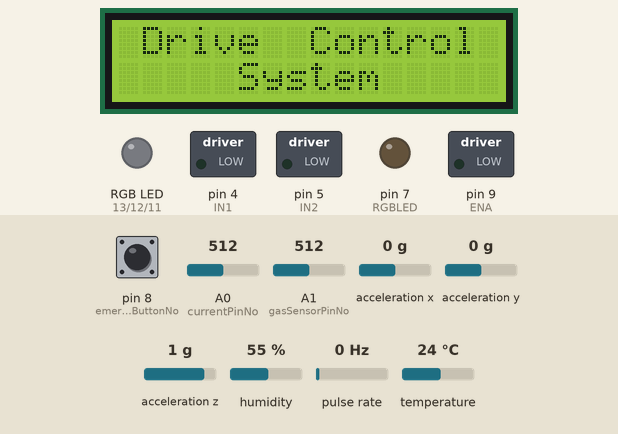
This sketch was run on a simulated Arduino Mega 2560, built with avr-gcc and run on an emulated ATmega2560. Parts: 16×2 character LCD, switched loads named in the sketch (green lamp = pin HIGH), an RGB LED mixed from three pins (HIGH = lit), output pins drawn as LEDs (lit = HIGH). Wiring (inferred from the names in the program): pulse sensor: data pin 3; MPU-6050 motion sensor at I2C address 0x68. The inputs (shaded band) are chosen by the test bench; at power-on: pin 8 (emergencyButtonNo) HIGH, pulse rate 0 Hz, A0 (currentPinNo) = 512, A1 (gasSensorPinNo) = 512, acceleration x 0 g, acceleration y 0 g, acceleration z 1 g, humidity 55 %, temperature 24 °C. What the sketch prints to the serial monitor is not drawn.

Above: at 0.1 s.
At 3.2 s:
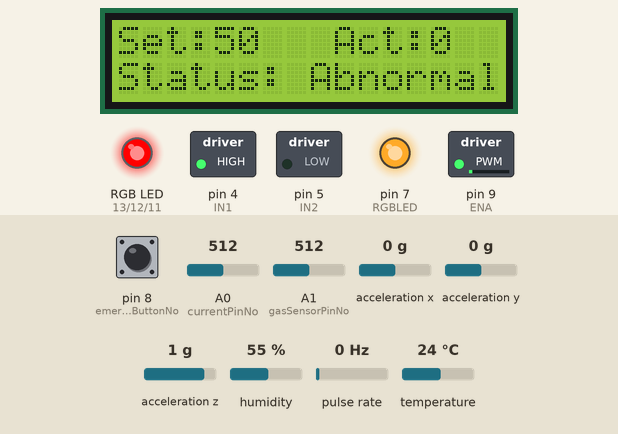
3.3 s: pin 8 (emergencyButtonNo) pulled LOW for 0.15 s
At 4.3 s:
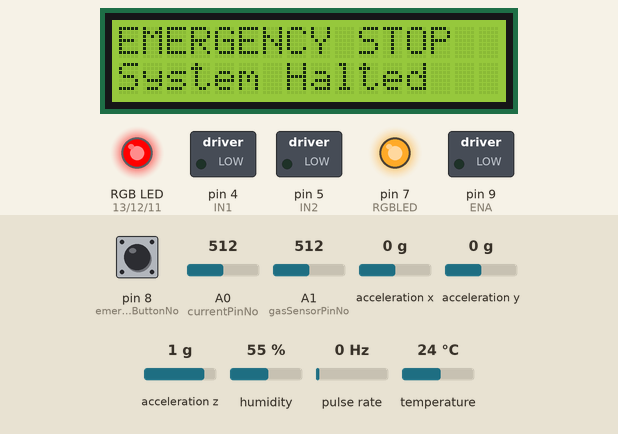
7.5 s: pulse rate (sensor on pin 3) set to 50 Hz
19.8 s: pulse rate (sensor on pin 3) set to 150 Hz
Timing chart, 0 to 22.8 s (numbered marks = the images above; inputs shaded):
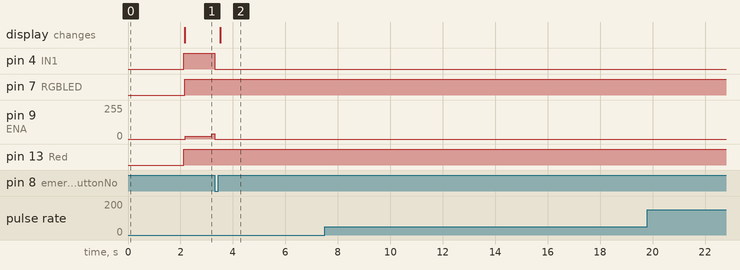

The sketch:

DriveControlSystem_Mega.ino
```cpp
/*
------------------------------------------------------------
 Project:   Condition Monitoring System with PID Control
 Author:    Yashodha Nayanahara
 Contact:   [yashodha.abc@gmail.com] | [https://www.linkedin.com/in/yashodha-nayanahara]
 Date:      [16-08-2025]
------------------------------------------------------------
 Description:
 This project implements a condition monitoring system for DC motors with PID-based speed control. The system integrates multiple sensors (vibration, temperature, current, smoke) connected to Arduino Mega, with ESP32 for IoT cloud connectivity. Manual PID tuning was performed for stable control under real-world conditions.

 Key Features:
 - Motor speed control using PID
 - Real-time monitoring of vibration, temperature, current, smoke
 - Serial communication between Mega and ESP32
 - Cloud upload via Arduino IoT Cloud
 - Modular and expandable design

 Notes:
 Developed as part of an academic/industrial project. Use industrial-grade sensors for improved accuracy in real-world applications.
------------------------------------------------------------
*/

#include <Wire.h>
#include <LiquidCrystal_I2C.h>
#include <dht.h>

#define DHT11_PIN 16
dht DHT;

LiquidCrystal_I2C lcd(0x27, 16, 2);

int ENA = 9;
int IN1 = 4;
int IN2 = 5;
int encoderANo = 3;

int RGBLED = 7;        // Temperature alert
int Blue = 11;   // Vibration alert
int Green = 12;  // Current alert
int Red = 13;    // Temperature alert

const int currentPinNo = A0;
const int gasSensorPinNo = A1;

const int gasInterruptPinNo = 2;
volatile bool gasAlertTriggered = false;
const int gasThreshold = 200;

volatile long pulseCount = 0;
unsigned long lastTime = 0;
const unsigned long interval = 1000;
const int countsPerRevolution = 180;

int pwmValue;
float setpointRPM1 = 50.0;
float setpointRPM2 = 120.0;
float currentSetpoint = setpointRPM1;

float Kp = 0.41, Ki = 0.001, Kd = -0.0001;  //Manual Values

float integral = 0.0;
float previousError = 0.0;

float previousZPosition, currentZPosition;
float previousTemp, currentTemp;
float previousCurrent, currentCurrent;

const unsigned long changeInterval = 15000;
unsigned long lastChangeTime = 0;

const int MPU6050_ADDR = 0x68;
int16_t AccX, AccY, AccZ;

int sensitivity = 185;
int adcValue = 0;
int offsetVoltage = 2500;
double adcVoltage = 0;
double currentValue = 0;

bool SensorsCalib = false;
unsigned long calibStartTime = 0;

const int emergencyButtonNo = 8;
bool emergencyPressed = false;
bool lastButtonState = LOW;

bool tempAlertTriggered = false;
bool currentAlertTriggered = false;
bool vibrationAlertTriggered = false;
bool Status = false;

const float TempChange = 3;
const float CurrentChange = 2000;  // Current Change 2 Amps
const long VibrationThreshold = 5000;

void setup() {
  Serial.begin(115200);
  Serial1.begin(115200);

  lcd.init();
  lcd.backlight();

  Wire.begin();
  Wire.beginTransmission(MPU6050_ADDR);
  Wire.write(0x6B);
  Wire.write(0);
  Wire.endTransmission(true);

  pinMode(IN1, OUTPUT);
  pinMode(IN2, OUTPUT);
  pinMode(ENA, OUTPUT);
  pinMode(encoderANo, INPUT);
  pinMode(Blue, OUTPUT);
  pinMode(Green, OUTPUT);
  pinMode(Red, OUTPUT);
  pinMode(RGBLED, OUTPUT);
  pinMode(emergencyButtonNo, INPUT_PULLUP);
  pinMode(gasSensorPinNo, INPUT);
  pinMode(gasInterruptPinNo, INPUT);

  attachInterrupt(digitalPinToInterrupt(encoderANo), updateEncoder, CHANGE);
  lcd.setCursor(0, 0);
  lcd.print(" Drive  Control");
  lcd.setCursor(0, 1);
  lcd.print("     System");
  delay(2000);
  lcd.clear();
  calibStartTime = millis();
}

void loop() {

  if (emergencyPressed) {
    analogWrite(ENA, 0);
    digitalWrite(IN1, LOW);
    digitalWrite(IN2, LOW);

    lcd.clear();
    lcd.setCursor(0, 0);
    lcd.print("EMERGENCY STOP");
    lcd.setCursor(0, 1);
    lcd.print("System Halted");

    digitalWrite(Red, HIGH);
    digitalWrite(RGBLED, HIGH);
    digitalWrite(Blue, LOW);
    digitalWrite(Green, LOW);

    return;
  }

  unsigned long currentTime = millis();
  int chk = DHT.read11(DHT11_PIN);
  int gasValue = analogRead(gasSensorPinNo);

  currentTemp = DHT.temperature;
  currentCurrent = currentValue * 10;

  Wire.beginTransmission(MPU6050_ADDR);
  Wire.write(0x3B);
  Wire.endTransmission(false);
  Wire.requestFrom(MPU6050_ADDR, 6, true);

  AccZ = (Wire.read() << 8 | Wire.read());
  previousZPosition = currentZPosition;
  currentZPosition = AccZ;

  if (!SensorsCalib && (currentTime - calibStartTime >= 10000)) {
    previousTemp = currentTemp;
    previousCurrent = currentCurrent;
    SensorsCalib = true;
  }

  checkTemperatureChange();
  checkCurrentChange();
  checkVibrationChange();
  checkGasLevelInterrupt();

  if (currentTime - lastChangeTime >= changeInterval) {
    lastChangeTime = currentTime;
    currentSetpoint = (currentSetpoint == setpointRPM1) ? setpointRPM2 : setpointRPM1;
  }

  analogWrite(ENA, pwmValue);
  digitalWrite(IN1, HIGH);
  digitalWrite(IN2, LOW);

  if (currentTime - lastTime >= interval) {
    lastTime = currentTime;

    lcd.setCursor(4, 0);
    lcd.print("     ");
    lcd.setCursor(13, 0);
    lcd.print("   ");

    float actualRPM = (pulseCount / (float)countsPerRevolution) * 60.0;
    float error = currentSetpoint - actualRPM;
    integral += error * (interval / 1000.0);
    float derivative = (error - previousError) / (interval / 1000.0);
    float output = (Kp * error) + (Ki * integral) + (Kd * derivative);
    previousError = error;

    pwmValue = constrain(pwmValue + (int)output, 0, 150);
    pulseCount = 0;

    lcd.setCursor(0, 0);
    lcd.print("Set:");
    lcd.setCursor(9, 0);
    lcd.print("Act:");
    lcd.setCursor(0, 1);
    lcd.print("Status: ");

    unsigned int currentSetpointDisplay = int(trunc(currentSetpoint));
    unsigned int actualRPMDisplay = int(trunc(actualRPM));
    unsigned int currentTempDisplay = int(trunc(currentTemp));

    Serial.print("SetpointRPM:");
    Serial.println(currentSetpointDisplay);
    Serial.print("ActualRPM:");
    Serial.println(actualRPM, 1);
    Serial.print("error:");
    Serial.println(error);

    lcd.setCursor(4, 0);
    lcd.print(currentSetpointDisplay);
    lcd.setCursor(13, 0);
    lcd.print(actualRPMDisplay);

    Serial1.print("RPM:");
    Serial1.print(actualRPMDisplay);
    Serial1.print(",Setpoint:");
    Serial1.print(currentSetpointDisplay);
    Serial1.print(",Gas:");
    Serial1.print(gasValue);
    Serial1.print(",Err:");
    Serial1.print(error);
    Serial1.print(",VibZ:");
    Serial1.print(abs(currentZPosition));
    Serial1.print(",Temp:");
    Serial1.print(currentTemp, 1);
    Serial1.print(",Current:");
    Serial1.println(currentCurrent, 2);

    adcValue = analogRead(currentPinNo);
    adcVoltage = (adcValue / 1024.0) * 5000;
    currentValue = ((adcVoltage - offsetVoltage) / sensitivity);
  }

  if (Status == false) {
    lcd.setCursor(8, 1);
    lcd.print("Normal");
    digitalWrite(Green, HIGH);
    digitalWrite(RGBLED, LOW);
  }
  if (Status == true) {
    lcd.setCursor(8, 1);
    lcd.print("Abnormal");
    digitalWrite(Green, LOW);
    digitalWrite(RGBLED, HIGH);
  }

  bool currentButtonState = digitalRead(emergencyButtonNo);

  if (currentButtonState == LOW && lastButtonState == HIGH) {
    emergencyPressed = true;
  }

  lastButtonState = currentButtonState;
}

void updateEncoder() {
  pulseCount++;
}

void checkTemperatureChange() {
  if (!SensorsCalib) return;

  float tempDiff = currentTemp - previousTemp;

  if (tempDiff >= TempChange && !tempAlertTriggered) {
    digitalWrite(Red, HIGH);
    digitalWrite(Blue, HIGH);
    tempAlertTriggered = true;
    Status = true;
  }

  if (tempDiff < TempChange && tempAlertTriggered) {
    digitalWrite(Red, LOW);
    tempAlertTriggered = false;
  }
}

void checkCurrentChange() {
  if (!SensorsCalib) return;

  float currentDiff = currentCurrent - previousCurrent;

  if (currentDiff >= CurrentChange && !currentAlertTriggered) {
    digitalWrite(Green, HIGH);
    digitalWrite(Red, HIGH);
    currentAlertTriggered = true;
  }

  if (currentDiff < CurrentChange && currentAlertTriggered) {
    digitalWrite(Green, LOW);
    currentAlertTriggered = false;
    Status = true;
  }
}

void checkVibrationChange() {
  if (!SensorsCalib) return;

  long vibrationDiff = abs(currentZPosition - previousZPosition);

  if (vibrationDiff >= VibrationThreshold && !vibrationAlertTriggered) {
    digitalWrite(Blue, HIGH);
    vibrationAlertTriggered = true;
    Status = true;
  }
}

void checkGasLevelInterrupt() {
  int gasValue = analogRead(gasSensorPinNo);

  if (gasValue >= gasThreshold && !gasAlertTriggered) {
    digitalWrite(Red, HIGH);
    gasAlertTriggered = true;
    Status = true;
  }
}
```

Measured:
- after the input at 3.3 s, pin 4 (IN1): HIGH → LOW at once; the display: changes after 0.21 s (image 2)
- after the input at 7.5 s, every drawn part: stays the same
- after the input at 19.8 s, every drawn part: stays the same
